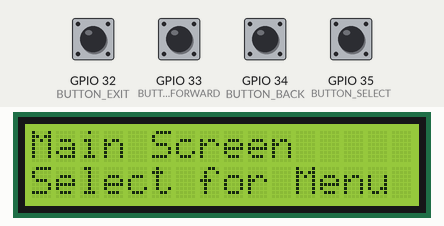
The sketch below on a simulated ESP32. Shown: 16×2 character LCD. The inputs (shaded band) are chosen by the test bench; at power-on: GPIO 32 (BUTTON_EXIT), GPIO 33 (BUTTON_FORWARD), GPIO 34 (BUTTON_BACK), GPIO 35 (BUTTON_SELECT) HIGH. What the sketch prints to the serial monitor is not drawn.

Above: at 1.2 s.
1.3 s: GPIO 35 (BUTTON_SELECT) pulled LOW for 0.15 s
At 2.5 s:
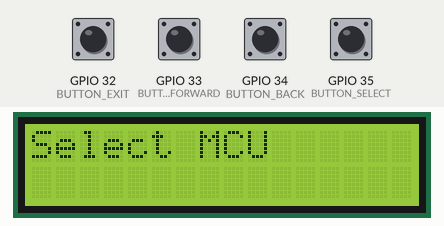
2.9 s: GPIO 35 (BUTTON_SELECT) pulled LOW for 1 s
At 3.9 s:
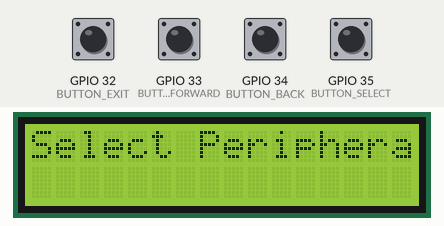
5.4 s: GPIO 35 (BUTTON_SELECT) pulled LOW for 0.15 s
At 5.9 s:
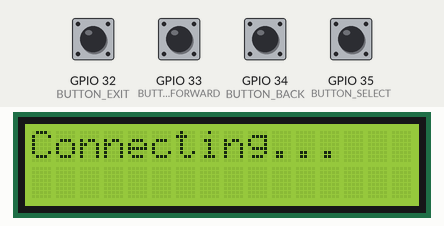
Timing chart, 0 to 8.4 s (numbered marks = the images above; inputs shaded):
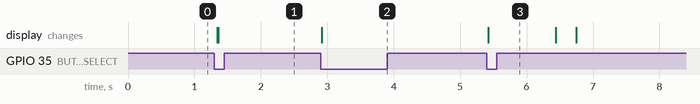

Measured:
- after the input at 1.3 s, the display: first changes at once (image 1 shows a later state)
- after the input at 2.9 s, the display: changes at once (image 2)
- after the input at 5.4 s, the display: changes at once (image 3)

The sketch:

main.ino
```cpp
#include <Wire.h>
#include <LiquidCrystal_I2C.h>

// LCD and button definitions
#define I2C_ADDR    0x27
#define LCD_COLUMNS 16
#define LCD_ROWS    2
LiquidCrystal_I2C lcd(I2C_ADDR, LCD_COLUMNS, LCD_ROWS);

#define BUTTON_BACK   34
#define BUTTON_SELECT 35
#define BUTTON_EXIT   32
#define BUTTON_FORWARD 33

// Enum for connection point type
enum PointType {
  X,
  Y
};

// Struct for connection point
struct ConnectionPoint {
  PointType type;
  int index;
}; // Added missing semicolon

// Struct for pin
struct Pin {
  ConnectionPoint connectionPoint;
  bool connected;
  String connectedTo;
}; // Added missing semicolon

// Struct for microcontroller
struct Microcontroller {
  String name;
  Pin pins[16];
}; // Added missing semicolon

// Struct for peripheral
struct Peripheral {
  String name;
  Pin pins[8];
}; // Added missing semicolon

// Arrays to store microcontrollers and peripherals
Microcontroller microcontrollers[6];
Peripheral spiPeripherals[6];
Peripheral i2cPeripherals[6];
Peripheral uartPeripherals[6];
Microcontroller onboardESP32;

bool mainScreen = true;
bool serialMonitorMode = false;
int currentMenu = 0;
int currentOption = 0;
int selectedMCU = -1;
int selectedPeripheral = -1;
int selectedPin = -1;

void setup() {
  // Initialize LCD and buttons
  lcd.init();
  lcd.backlight();
  pinMode(BUTTON_BACK, INPUT_PULLUP);
  pinMode(BUTTON_SELECT, INPUT_PULLUP);
  pinMode(BUTTON_EXIT, INPUT_PULLUP);
  pinMode(BUTTON_FORWARD, INPUT_PULLUP);

  // Initialize onboard ESP32 pins
  onboardESP32.name = "ESP32";
  for (int i = 0; i < 2; i++) { // Only consider the first two pins for serial (TX/RX)
    onboardESP32.pins[i].connectionPoint.type = (i == 0) ? X : Y;
    onboardESP32.pins[i].connectionPoint.index = i;
    onboardESP32.pins[i].connected = false;
    onboardESP32.pins[i].connectedTo = "";
  }

  Serial.begin(115200); // Initialize serial communication
  displayMainScreen();
}

void loop() {
  if (serialMonitorMode) {
    handleSerialMonitor();
  } else if (mainScreen) {
    displayMainScreen();
  } else {
    handleMenuNavigation();
  }
}

void displayMainScreen() {
  lcd.clear();
  lcd.setCursor(0, 0);
  lcd.print("Main Screen");
  lcd.setCursor(0, 1);
  lcd.print("Select for Menu");

  if (digitalRead(BUTTON_SELECT) == LOW) {
    mainScreen = false;
    currentMenu = 1;
    currentOption = 0;
    displayMenu();
  }
}

void displayMenu() {
  lcd.clear();
  lcd.setCursor(0, 0);
  switch (currentMenu) {
    case 1:
      lcd.print("1. Connect");
      lcd.setCursor(0, 1);
      lcd.print("2. Disconnect");
      lcd.setCursor(0, 2);
      lcd.print("3. Serial Monitor");
      break;
    case 2:
      lcd.print("Select MCU");
      lcd.setCursor(0, 1);
      lcd.print(microcontrollers[currentOption].name);
      break;
    case 3:
      lcd.print("Select Peripheral");
      lcd.setCursor(0, 1);
      lcd.print(getPeripheralName(currentOption));
      break;
    case 4:
      lcd.print("Select Connected Pair");
      lcd.setCursor(0, 1);
      // Display connected pairs
      break;
    case 5:
      lcd.print("Select MCU for Serial");
      lcd.setCursor(0, 1);
      lcd.print(microcontrollers[currentOption].name);
      break;
  }
}

String getPeripheralName(int option) {
  // Return the appropriate peripheral name based on the current selection
  if (currentMenu == 3) return spiPeripherals[option].name;
  else if (currentMenu == 4) return i2cPeripherals[option].name;
  else if (currentMenu == 5) return uartPeripherals[option].name;
  return "";
}

void handleMenuNavigation() {
  static bool backPressed = false;
  static bool forwardPressed = false;
  static bool selectPressed = false;
  static bool exitPressed = false;

  if (digitalRead(BUTTON_BACK) == LOW) {
    if (!backPressed) {
      currentOption--;
      if (currentOption < 0) {
        currentOption = 5; // Wrap around
      }
      displayMenu();
      backPressed = true;
    }
  } else {
    backPressed = false;
  }

  if (digitalRead(BUTTON_FORWARD) == LOW) {
    if (!forwardPressed) {
      currentOption++;
      if (currentOption > 5) {
        currentOption = 0; // Wrap around
      }
      displayMenu();
      forwardPressed = true;
    }
  } else {
    forwardPressed = false;
  }

  if (digitalRead(BUTTON_SELECT) == LOW) {
    if (!selectPressed) {
      if (currentMenu == 1) {
        currentMenu = 2;
      } else if (currentMenu == 2) {
        selectedMCU = currentOption;
        currentMenu = 3;
      } else if (currentMenu == 3) {
        selectedPeripheral = currentOption;
        selectedPin = 0; // Start with the first pin
        connectPeripheral(selectedMCU, selectedPeripheral);
        mainScreen = true;
      } else if (currentMenu == 4) {
        // Handle disconnect
        mainScreen = true;
      } else if (currentMenu == 5) {
        selectedMCU = currentOption;
        connectToSerialMonitor(selectedMCU);
        serialMonitorMode = true;
        mainScreen = false;
        lcd.clear(); // Clear the screen for serial monitor mode
      }
      currentOption = 0;
      displayMenu();
      selectPressed = true;
    }
  } else {
    selectPressed = false;
  }

  if (digitalRead(BUTTON_EXIT) == LOW) {
    if (!exitPressed) {
      if (currentMenu > 1) {
        currentMenu--;
      } else {
        mainScreen = true;
      }
      currentOption = 0;
      displayMenu();
      exitPressed = true;
    }
  } else {
    exitPressed = false;
  }
}

void handleSerialMonitor() {
  if (Serial.available() > 0) {
    lcd.clear();
    String message = Serial.readStringUntil('\n');
    for (int i = 0; i < message.length() && i < 32; i++) {
      if (i < 16) {
        lcd.setCursor(i, 0);
      } else {
        lcd.setCursor(i - 16, 1);
      }
      lcd.print(message[i]);
    }
  }

  if (digitalRead(BUTTON_EXIT) == LOW) {
    serialMonitorMode = false;
    mainScreen = true;
    displayMainScreen();
    delay(200);
  }
}

void connectPeripheral(int mcuIndex, int peripheralIndex) {
  lcd.clear();
  lcd.setCursor(0, 0);
  lcd.print("Connecting...");

  Peripheral* peripheral = nullptr;
  if (currentMenu == 3) peripheral = &spiPeripherals[peripheralIndex];
  else if (currentMenu == 4) peripheral = &i2cPeripherals[peripheralIndex];
  else if (currentMenu == 5) peripheral = &uartPeripherals[peripheralIndex];

  for (int i = 0; i < 8; i++) {
    if (!microcontrollers[mcuIndex].pins[i].connected && !peripheral->pins[i].connected) {
      microcontrollers[mcuIndex].pins[i].connected = true;
      microcontrollers[mcuIndex].pins[i].connectedTo = peripheral->name;
      peripheral->pins[i].connected = true;
      peripheral->pins[i].connectedTo = microcontrollers[mcuIndex].name;

      sendXYCommand(microcontrollers[mcuIndex].pins[i].connectionPoint, peripheral->pins[i].connectionPoint, 1);
    }
  }

  delay(1000);
}

void connectToSerialMonitor(int mcuIndex) {
  lcd.clear();
  lcd.setCursor(0, 0);
  lcd.print("Connecting to Serial...");

  for (int i = 0; i < 2; i++) { // Only consider the first two pins for serial (TX/RX)
    if (!microcontrollers[mcuIndex].pins[i].connected && !onboardESP32.pins[i].connected) {
      microcontrollers[mcuIndex].pins[i].connected = true;
      microcontrollers[mcuIndex].pins[i].connectedTo = onboardESP32.name;
      onboardESP32.pins[i].connected = true;
      onboardESP32.pins[i].connectedTo = microcontrollers[mcuIndex].name;

      sendXYCommand(microcontrollers[mcuIndex].pins[i].connectionPoint, onboardESP32.pins[i].connectionPoint, 1);
    }
  }

  delay(1000);
}

void sendXYCommand(ConnectionPoint from, ConnectionPoint to, int setOrClear) {
  int fromAddress = (from.type == X ? from.index : from.index + 16);
  int toAddress = (to.type == X ? to.index : to.index + 16);
  uint8_t address = (toAddress << 5) | (fromAddress << 1) | (setOrClear & 0x01);

  // Simulate SPI communication with debug prints
  Serial.print("SPI Command: ");
  Serial.println(address, BIN);
}
```
